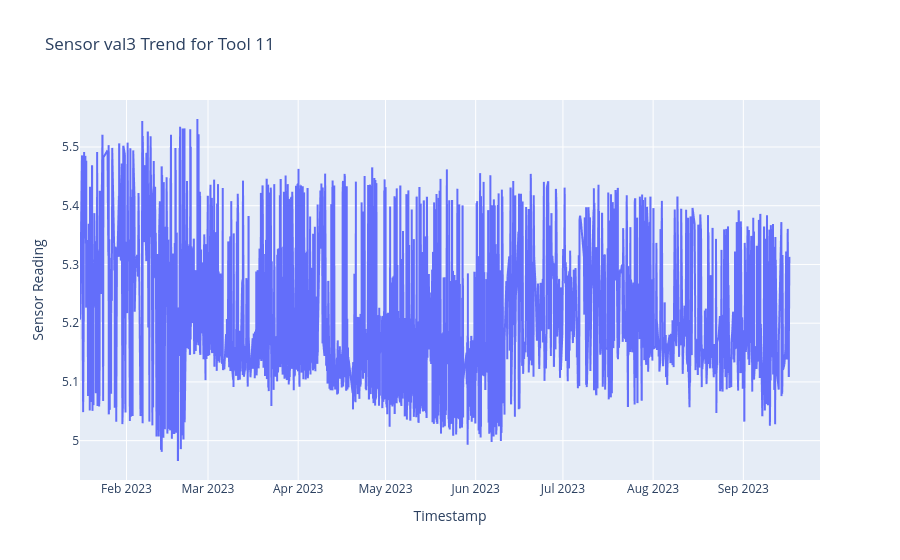

Write notebook code for a chart like this one.
### Markdown cell above
## 2. Interactive Line Chart
Creating a trend line for sensor `val3`.

### Code cell
fig = px.line(
    df_tool, 
    x='ts', 
    y='val3', 
    title=f'Sensor val3 Trend for Tool {target_tool}',
    labels={'ts': 'Timestamp', 'val3': 'Sensor Reading'}
)

fig.show()

### Figure 1 — Plotly figure (JSON) as saved in the notebook; plotly's stock layout.template omitted (floating-point values rounded to 4 significant figures; data arrays with more than 128 entries replaced by an {"elided": "..."} marker saying what was removed)
{"data": [{"hovertemplate": "Timestamp=%{x}<br>Sensor Reading=%{y}<extra></extra>", "legendgroup": "", "line": {"color": "#636efa", "dash": "solid"}, "marker": {"symbol": "circle"}, "mode": "lines", "name": "", "showlegend": false, "type": "scattergl", "x": {"elided": "4000 str values"}, "xaxis": "x", "y": {"elided": "4000 float values"}, "yaxis": "y"}], "layout": {"legend": {"tracegroupgap": 0}, "title": {"text": "Sensor val3 Trend for Tool 11"}, "xaxis": {"anchor": "y", "domain": [0, 1], "title": {"text": "Timestamp"}}, "yaxis": {"anchor": "x", "domain": [0, 1], "title": {"text": "Sensor Reading"}}}}
